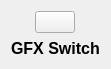
<?xml version="1.0" encoding="UTF-8"?>
<ui version="4.0">
 <class>GfxSwitchWidget</class>
 <widget class="QWidget" name="GfxSwitchWidget">
  <property name="geometry">
   <rect>
    <x>0</x>
    <y>0</y>
    <width>102</width>
    <height>69</height>
   </rect>
  </property>
  <property name="windowTitle">
   <string>GFX Switch</string>
  </property>
  <layout class="QVBoxLayout" name="verticalLayout">
   <item alignment="Qt::AlignHCenter">
    <widget class="FootswitchWidget" name="gfx_switch">
     <property name="sizePolicy">
      <sizepolicy hsizetype="Preferred" vsizetype="Preferred">
       <horstretch>0</horstretch>
       <verstretch>0</verstretch>
      </sizepolicy>
     </property>
     <property name="minimumSize">
      <size>
       <width>0</width>
       <height>0</height>
      </size>
     </property>
     <property name="maximumSize">
      <size>
       <width>16777215</width>
       <height>16777215</height>
      </size>
     </property>
     <property name="text">
      <string/>
     </property>
     <property name="checkable">
      <bool>true</bool>
     </property>
     <property name="autoDefault">
      <bool>false</bool>
     </property>
     <property name="default">
      <bool>false</bool>
     </property>
     <property name="flat">
      <bool>false</bool>
     </property>
    </widget>
   </item>
   <item alignment="Qt::AlignHCenter">
    <widget class="EditableLabelWidget" name="gfx_switch_name">
     <property name="font">
      <font>
       <pointsize>12</pointsize>
       <bold>true</bold>
      </font>
     </property>
     <property name="text">
      <string>GFX Switch</string>
     </property>
    </widget>
   </item>
  </layout>
 </widget>
 <customwidgets>
  <customwidget>
   <class>EditableLabelWidget</class>
   <extends>QLabel</extends>
   <header>widgets.editable_label_widget</header>
  </customwidget>
  <customwidget>
   <class>FootswitchWidget</class>
   <extends>QPushButton</extends>
   <header>widgets.footswitch_widget</header>
  </customwidget>
 </customwidgets>
 <resources/>
 <connections>
  <connection>
   <sender>gfx_switch</sender>
   <signal>clicked(bool)</signal>
   <receiver>GfxSwitchWidget</receiver>
   <slot>gfx_switch_toggled(bool)</slot>
   <hints>
    <hint type="sourcelabel">
     <x>54</x>
     <y>38</y>
    </hint>
    <hint type="destinationlabel">
     <x>55</x>
     <y>49</y>
    </hint>
   </hints>
  </connection>
 </connections>
 <slots>
  <slot>gfx_switch_toggled(bool)</slot>
 </slots>
</ui>
